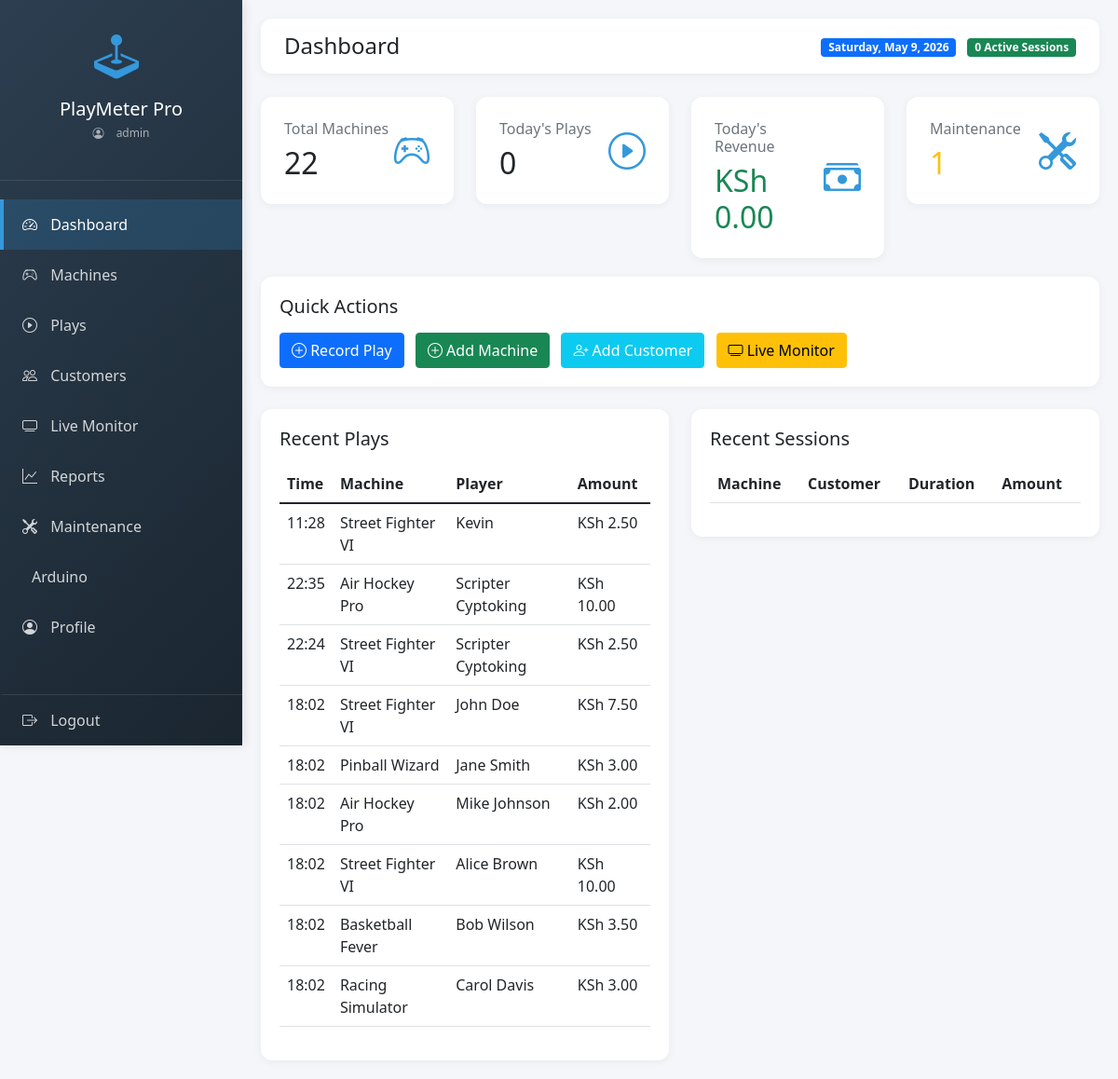
/index.php (signed in), run on the app's committed database.
### tables this page shows
CREATE TABLE `plays` (
  `id` int NOT NULL,
  `machine_id` int DEFAULT NULL,
  `customer_id` int DEFAULT NULL,
  `player_name` varchar(100) DEFAULT NULL,
  `plays_count` int DEFAULT '1',
  `amount_paid` decimal(10,2) DEFAULT NULL,
  `payment_method` enum('cash','card','token') DEFAULT 'cash',
  `play_date` timestamp NULL DEFAULT CURRENT_TIMESTAMP
);

CREATE TABLE `machines` (
  `id` int NOT NULL,
  `name` varchar(100) NOT NULL,
  `machine_type` varchar(50) DEFAULT NULL,
  `status` enum('active','maintenance','inactive') DEFAULT 'active',
  `price_per_play` decimal(10,2) DEFAULT '1.00',
  `total_plays` int DEFAULT '0',
  `total_revenue` decimal(10,2) DEFAULT '0.00',
  `created_at` timestamp NULL DEFAULT CURRENT_TIMESTAMP,
  `updated_at` timestamp NULL DEFAULT CURRENT_TIMESTAMP ON UPDATE CURRENT_TIMESTAMP,
  `arduino_unit_id` int DEFAULT NULL,
  `current_session_id` int DEFAULT NULL,
  `is_online` tinyint(1) DEFAULT '0'
);

### index.php (the view, shortened to what this page needs)
<?php
$database = new Database();
$db = $database->getConnection();
$today = date('Y-m-d');
$stats = [];
$query = "SELECT COUNT(*) as total FROM machines WHERE status = 'active'";
$stmt = $db->prepare($query);
$stmt->execute();
$stats['total_machines'] = $stmt->fetch(PDO::FETCH_ASSOC)['total'];
$query = "SELECT COUNT(*) as total FROM plays WHERE DATE(play_date) = :today";
$stmt = $db->prepare($query);
$stmt->bindParam(':today', $today);
$stmt->execute();
$stats['today_plays'] = $stmt->fetch(PDO::FETCH_ASSOC)['total'];
$query = "SELECT COALESCE(SUM(amount_paid), 0) as total FROM plays WHERE DATE(play_date) = :today";
$stmt = $db->prepare($query);
$stmt->bindParam(':today', $today);
$stmt->execute();
$stats['today_revenue'] = $stmt->fetch(PDO::FETCH_ASSOC)['total'];
$query = "SELECT COALESCE(SUM(amount_paid), 0) as total FROM plays";
$stmt = $db->prepare($query);
$stmt->execute();
$stats['total_revenue'] = $stmt->fetch(PDO::FETCH_ASSOC)['total'];
$query = "SELECT COUNT(*) as total FROM machines WHERE status = 'maintenance'";
$stmt = $db->prepare($query);
$stmt->execute();
$stats['maintenance_count'] = $stmt->fetch(PDO::FETCH_ASSOC)['total'];
$query = "SELECT COUNT(*) as total FROM sessions WHERE end_time IS NULL";
$stmt = $db->prepare($query);
$stmt->execute();
$stats['active_sessions'] = $stmt->fetch(PDO::FETCH_ASSOC)['total'];
$query = "SELECT p.*, m.name as machine_name
          FROM plays p
          LEFT JOIN machines m ON p.machine_id = m.id
          ORDER BY p.play_date DESC
          LIMIT 10";
$stmt = $db->prepare($query);
$stmt->execute();
$recent_plays = $stmt->fetchAll(PDO::FETCH_ASSOC);
?>
<!DOCTYPE html>
<html lang="en">
<head>
    <link href="https://cdn.jsdelivr.net/npm/bootstrap@5.1.3/dist/css/bootstrap.min.css" rel="stylesheet">
    <link rel="stylesheet" href="https://cdn.jsdelivr.net/npm/bootstrap-icons@1.8.1/font/bootstrap-icons.css">
</head>
<body>
    <div class="sidebar">
        <div style="padding: 25px 20px; text-align: center; border-bottom: 1px solid rgba(255,255,255,0.1);">
            <i class="bi bi-joystick" style="font-size: 3rem; color: #3498db;"></i>
            <h5 class="mt-2 mb-0">PlayMeter Pro</h5>
            <p style="font-size: 12px; color: rgba(255,255,255,0.6); margin-top: 5px;">
                <i class="bi bi-person-circle"></i> <?php echo $_SESSION['username']; ?>
            </p>
        </div>
        <nav style="margin-top: 20px;">
            <a href="index.php" class="<?php echo basename($_SERVER['PHP_SELF']) == 'index.php' ? 'active' : ''; ?>">
                <i class="bi bi-speedometer2"></i> Dashboard
            </a>
            <a href="machines.php" class="<?php echo basename($_SERVER['PHP_SELF']) == 'machines.php' ? 'active' : ''; ?>">
                <i class="bi bi-controller"></i> Machines
            </a>
            <a href="plays.php" class="<?php echo basename($_SERVER['PHP_SELF']) == 'plays.php' ? 'active' : ''; ?>">
                <i class="bi bi-play-circle"></i> Plays
            </a>
            <a href="customers.php" class="<?php echo basename($_SERVER['PHP_SELF']) == 'customers.php' ? 'active' : ''; ?>">
                <i class="bi bi-people"></i> Customers
            </a>
            <a href="session_monitor.php" class="<?php echo basename($_SERVER['PHP_SELF']) == 'session_monitor.php' ? 'active' : ''; ?>">
                <i class="bi bi-tv"></i> Live Monitor
            </a>
            <a href="reports.php" class="<?php echo basename($_SERVER['PHP_SELF']) == 'reports.php' ? 'active' : ''; ?>">
                <i class="bi bi-graph-up"></i> Reports
            </a>
            <a href="maintenance.php" class="<?php echo basename($_SERVER['PHP_SELF']) == 'maintenance.php' ? 'active' : ''; ?>">
                <i class="bi bi-tools"></i> Maintenance
            </a>
            <a href="arduino_settings.php" class="<?php echo basename($_SERVER['PHP_SELF']) == 'arduino_settings.php' ? 'active' : ''; ?>">
                <i class="bi bi-microchip"></i> Arduino
            </a>
            <a href="profile.php" class="<?php echo basename($_SERVER['PHP_SELF']) == 'profile.php' ? 'active' : ''; ?>">
                <i class="bi bi-person-circle"></i> Profile
            </a>
            <a href="logout.php" style="border-top: 1px solid rgba(255,255,255,0.1); margin-top: 20px; position: absolute; bottom: 0; width: 100%;">
                <i class="bi bi-box-arrow-right"></i> Logout
            </a>
        </nav>
    </div>
    <div class="content">
        <div class="navbar-top d-flex justify-content-between align-items-center">
            <h4 class="mb-0">Dashboard</h4>
            <div>
                <span class="badge bg-primary me-2"><?php echo date('l, F j, Y'); ?></span>
                <span class="badge bg-success"><?php echo $stats['active_sessions']; ?> Active Sessions</span>
            </div>
        </div>
        <div class="row">
            <div class="col-md-3">
                <div class="stat-card">
                    <div class="d-flex justify-content-between align-items-center">
                        <div>
                            <h6 class="text-muted mb-2">Total Machines</h6>
                            <h2 class="mb-0"><?php echo $stats['total_machines']; ?></h2>
                        </div>
                        <div class="stat-icon">
                            <i class="bi bi-controller"></i>
                        </div>
                    </div>
                </div>
            </div>
            <div class="col-md-3">
                <div class="stat-card">
                    <div class="d-flex justify-content-between align-items-center">
                        <div>
                            <h6 class="text-muted mb-2">Today's Plays</h6>
                            <h2 class="mb-0"><?php echo $stats['today_plays']; ?></h2>
                        </div>
                        <div class="stat-icon">
                            <i class="bi bi-play-circle"></i>
                        </div>
                    </div>
                </div>
            </div>
            <div class="col-md-3">
                <div class="stat-card">
                    <div class="d-flex justify-content-between align-items-center">
                        <div>
                            <h6 class="text-muted mb-2">Today's Revenue</h6>
                            <h2 class="mb-0 text-success">KSh <?php echo number_format($stats['today_revenue'], 2); ?></h2>
                        </div>
                        <div class="stat-icon">
                            <i class="bi bi-cash-stack"></i>
                        </div>
                    </div>
                </div>
            </div>
            <div class="col-md-3">
                <div class="stat-card">
                    <div class="d-flex justify-content-between align-items-center">
                        <div>
                            <h6 class="text-muted mb-2">Maintenance</h6>
                            <h2 class="mb-0 text-warning"><?php echo $stats['maintenance_count']; ?></h2>
                        </div>
                        <div class="stat-icon">
                            <i class="bi bi-tools"></i>
                        </div>
                    </div>
                </div>
            </div>
        </div>
        <div class="row mb-4">
            <div class="col-12">
                <div class="table-container">
                    <h5 class="mb-3">Quick Actions</h5>
                    <a href="add_play.php" class="btn btn-primary me-2">
                        <i class="bi bi-plus-circle"></i> Record Play
                    </a>
                    <a href="add_machine.php" class="btn btn-success me-2">
                        <i class="bi bi-plus-circle"></i> Add Machine
                    </a>
                    <a href="add_customer.php" class="btn btn-info text-white me-2">
                        <i class="bi bi-person-plus"></i> Add Customer
                    </a>
                    <a href="session_monitor.php" class="btn btn-warning">
                        <i class="bi bi-tv"></i> Live Monitor
                    </a>
                </div>
            </div>
        </div>
        <div class="row">
            <div class="col-md-6">
                <div class="table-container">
                    <h5 class="mb-3">Recent Plays</h5>
                    <table class="table table-hover">
                        <thead>
                            <tr>
                                <th>Time</th>
                                <th>Machine</th>
                                <th>Player</th>
                                <th>Amount</th>
                            </tr>
                        </thead>
                        <tbody>
                            <?php foreach($recent_plays as $play): ?>
                            <tr>
                                <td><?php echo date('H:i', strtotime($play['play_date'])); ?></td>
                                <td><?php echo htmlspecialchars($play['machine_name']); ?></td>
                                <td><?php echo htmlspecialchars($play['player_name']); ?></td>
                                <td>KSh <?php echo number_format($play['amount_paid'], 2); ?></td>
                            </tr>
                            <?php endforeach; ?>
                        </tbody>
                    </table>
                </div>
            </div>
            <div class="col-md-6">
                <div class="table-container">
                    <h5 class="mb-3">Recent Sessions</h5>
                    <table class="table table-hover">
                        <thead>
                            <tr>
                                <th>Machine</th>
                                <th>Customer</th>
                                <th>Duration</th>
                                <th>Amount</th>
                            </tr>
                        </thead>
                    </table>
                </div>
            </div>
        </div>
    </div>
</body>
</html>

### index.php (style rules this page uses)
body { background: #f4f6f9; font-family: 'Segoe UI', Tahoma, Geneva, Verdana, sans-serif; }
.sidebar { min-height: 100vh; background: linear-gradient(135deg, #2c3e50 0%, #1a252f 100%); color: white; position: fixed; width: 260px; box-shadow: 2px 0 10px rgba(0,0,0,0.1); }
.sidebar a { color: rgba(255,255,255,0.8); text-decoration: none; padding: 15px 20px; display: block; transition: all 0.3s; border-left: 4px solid transparent; }
.sidebar a.active { background: rgba(52, 152, 219, 0.2); color: white; border-left-color: #3498db; }
.sidebar i { margin-right: 10px; width: 20px; }
.content { margin-left: 260px; padding: 20px; }
.navbar-top { background: white; padding: 15px 25px; margin-bottom: 25px; border-radius: 12px; box-shadow: 0 2px 10px rgba(0,0,0,0.05); }
.stat-card { background: white; border-radius: 12px; padding: 25px; margin-bottom: 20px; box-shadow: 0 2px 10px rgba(0,0,0,0.05); transition: transform 0.3s, box-shadow 0.3s; border: none; }
.stat-icon { font-size: 2.5rem; color: #3498db; }
.table-container { background: white; border-radius: 12px; padding: 20px; box-shadow: 0 2px 10px rgba(0,0,0,0.05); }

### data on the page
plays: play_date "11:28", machine.name "Street Fighter VI", player_name "Kevin", amount_paid "2.50"
plays: play_date "22:35", machine.name "Air Hockey Pro", player_name "Scripter Cyptoking", amount_paid "10.00"
plays: play_date "22:24", machine.name "Street Fighter VI", player_name "Scripter Cyptoking", amount_paid "2.50"
plays: play_date "18:02", machine.name "Street Fighter VI", player_name "John Doe", amount_paid "7.50"
plays: play_date "18:02", machine.name "Pinball Wizard", player_name "Jane Smith", amount_paid "3.00"
plays: play_date "18:02", machine.name "Air Hockey Pro", player_name "Mike Johnson", amount_paid "2.00"
plays: play_date "18:02", machine.name "Street Fighter VI", player_name "Alice Brown", amount_paid "10.00"
plays: play_date "18:02", machine.name "Basketball Fever", player_name "Bob Wilson", amount_paid "3.50"
plays: play_date "18:02", machine.name "Racing Simulator", player_name "Carol Davis", amount_paid "3.00"

### other printed values
$_SESSION['username'] "admin"
$stats['active_sessions'] "0"
$stats['total_machines'] "22"
$stats['today_plays'] "0"
$stats['today_revenue'] "0.00"
$stats['maintenance_count'] "1"
